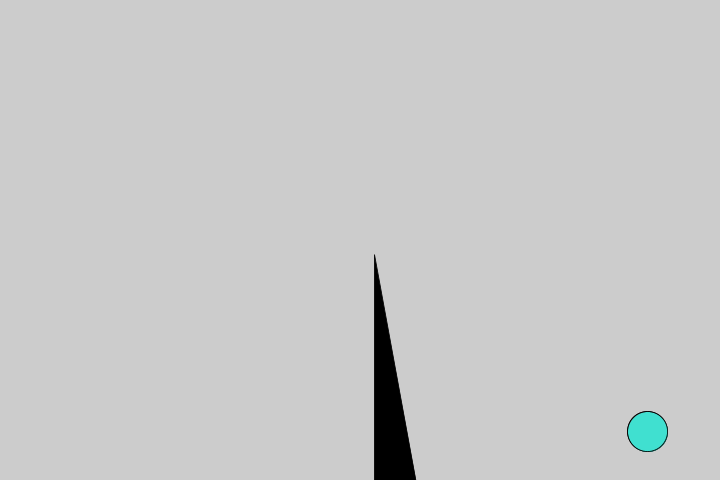
Frame 1 (no input)
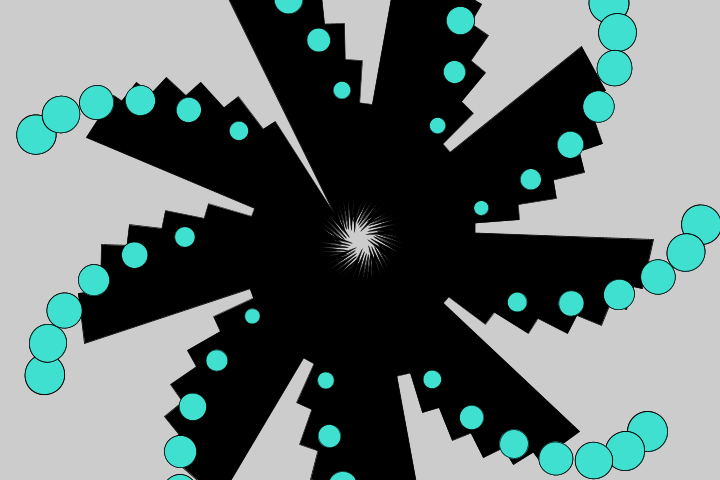
Frame 60 (the mouse pressed at the canvas centre just before this capture)
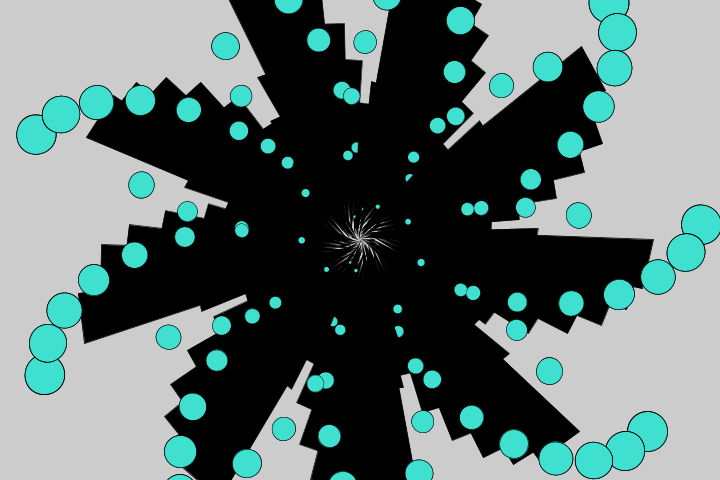
Frame 120 (the mouse held since frame 60 and released just before this capture)

The Processing sketch that drew these frames (run headless with seeded random() and noise(); from frame 60 on, the mouse is pressed at the canvas centre):

// Processing sketch: sketch2
// ── sketch2.pde
void setup()
{
  size (720,480);
  println("opgestart");
}

int zwart = (#000000);
int blauw = #40E0D0;

float angle = 0;
float a = 0.0;
float s = 0.0;
float c = cos(angle);

  


void draw() {
  // hoe ver uit elkaar
  a = a +0.02;
  // hoe groot
  s = cos (a)*0.8;
  
  translate(width/2, height/2);
  rotate(angle);
  scale(s);
  fill(zwart);
  triangle(18, 18, 18, 360, 81, 360);
  fill(zwart);
  ellipse(width/2,height/2,50,50);
  fill(blauw);
  ellipse(width/2,height/2,50,50);
  angle = angle +3.5;
  
}
